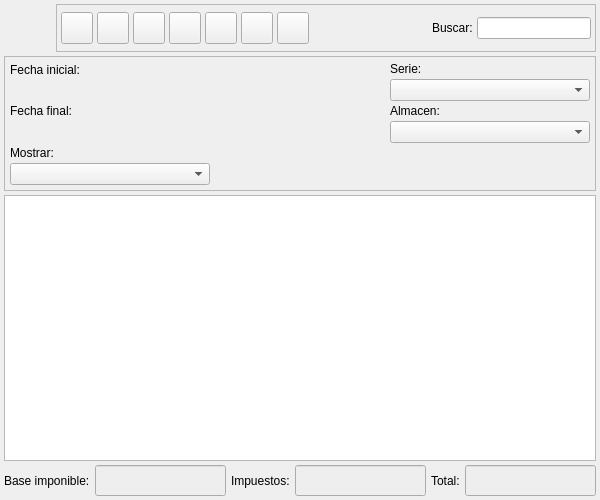
<?xml version="1.0" encoding="UTF-8"?>
<ui version="4.0">
 <author>Tomeu Borras Riera</author>
 <class>FacturasListBase</class>
 <widget class="QWidget" name="FacturasListBase">
  <property name="enabled">
   <bool>true</bool>
  </property>
  <property name="geometry">
   <rect>
    <x>0</x>
    <y>0</y>
    <width>600</width>
    <height>500</height>
   </rect>
  </property>
  <property name="minimumSize">
   <size>
    <width>600</width>
    <height>500</height>
   </size>
  </property>
  <property name="windowTitle">
   <string>Facturas a clientes</string>
  </property>
  <property name="windowIcon">
   <iconset resource="../../../bulmages.qrc">
    <normaloff>:/Images/client-invoice-list.png</normaloff>:/Images/client-invoice-list.png</iconset>
  </property>
  <layout class="QGridLayout" name="_3">
   <property name="leftMargin">
    <number>4</number>
   </property>
   <property name="topMargin">
    <number>4</number>
   </property>
   <property name="rightMargin">
    <number>4</number>
   </property>
   <property name="bottomMargin">
    <number>4</number>
   </property>
   <property name="spacing">
    <number>4</number>
   </property>
   <item row="3" column="0">
    <widget class="FacturasListSubform" name="mui_list">
     <property name="sizePolicy">
      <sizepolicy hsizetype="Ignored" vsizetype="Expanding">
       <horstretch>0</horstretch>
       <verstretch>0</verstretch>
      </sizepolicy>
     </property>
    </widget>
   </item>
   <item row="4" column="0">
    <layout class="QHBoxLayout">
     <property name="spacing">
      <number>5</number>
     </property>
     <property name="leftMargin">
      <number>0</number>
     </property>
     <property name="topMargin">
      <number>0</number>
     </property>
     <property name="rightMargin">
      <number>0</number>
     </property>
     <property name="bottomMargin">
      <number>0</number>
     </property>
     <item>
      <spacer>
       <property name="orientation">
        <enum>Qt::Horizontal</enum>
       </property>
       <property name="sizeType">
        <enum>QSizePolicy::Expanding</enum>
       </property>
       <property name="sizeHint" stdset="0">
        <size>
         <width>16</width>
         <height>28</height>
        </size>
       </property>
      </spacer>
     </item>
     <item>
      <widget class="QLabel" name="textLabel1_6">
       <property name="text">
        <string>Base imponible:</string>
       </property>
      </widget>
     </item>
     <item>
      <widget class="QLineEdit" name="mui_totalbimponible">
       <property name="enabled">
        <bool>true</bool>
       </property>
       <property name="sizePolicy">
        <sizepolicy hsizetype="Preferred" vsizetype="Fixed">
         <horstretch>0</horstretch>
         <verstretch>0</verstretch>
        </sizepolicy>
       </property>
       <property name="minimumSize">
        <size>
         <width>100</width>
         <height>0</height>
        </size>
       </property>
       <property name="palette">
        <palette>
         <active>
          <colorrole role="Base">
           <brush brushstyle="SolidPattern">
            <color alpha="255">
             <red>238</red>
             <green>238</green>
             <blue>238</blue>
            </color>
           </brush>
          </colorrole>
         </active>
         <inactive>
          <colorrole role="Base">
           <brush brushstyle="SolidPattern">
            <color alpha="255">
             <red>238</red>
             <green>238</green>
             <blue>238</blue>
            </color>
           </brush>
          </colorrole>
         </inactive>
         <disabled>
          <colorrole role="Base">
           <brush brushstyle="SolidPattern">
            <color alpha="255">
             <red>255</red>
             <green>255</green>
             <blue>255</blue>
            </color>
           </brush>
          </colorrole>
         </disabled>
        </palette>
       </property>
       <property name="font">
        <font>
         <family>Sans Serif</family>
         <pointsize>12</pointsize>
         <weight>75</weight>
         <italic>false</italic>
         <bold>true</bold>
         <underline>false</underline>
         <strikeout>false</strikeout>
        </font>
       </property>
       <property name="alignment">
        <set>Qt::AlignRight</set>
       </property>
       <property name="readOnly">
        <bool>true</bool>
       </property>
      </widget>
     </item>
     <item>
      <widget class="QLabel" name="textLabel1_5">
       <property name="text">
        <string>Impuestos:</string>
       </property>
      </widget>
     </item>
     <item>
      <widget class="QLineEdit" name="mui_totalimpuestos">
       <property name="enabled">
        <bool>true</bool>
       </property>
       <property name="sizePolicy">
        <sizepolicy hsizetype="Preferred" vsizetype="Fixed">
         <horstretch>0</horstretch>
         <verstretch>0</verstretch>
        </sizepolicy>
       </property>
       <property name="minimumSize">
        <size>
         <width>100</width>
         <height>0</height>
        </size>
       </property>
       <property name="palette">
        <palette>
         <active>
          <colorrole role="Base">
           <brush brushstyle="SolidPattern">
            <color alpha="255">
             <red>238</red>
             <green>238</green>
             <blue>238</blue>
            </color>
           </brush>
          </colorrole>
         </active>
         <inactive>
          <colorrole role="Base">
           <brush brushstyle="SolidPattern">
            <color alpha="255">
             <red>238</red>
             <green>238</green>
             <blue>238</blue>
            </color>
           </brush>
          </colorrole>
         </inactive>
         <disabled>
          <colorrole role="Base">
           <brush brushstyle="SolidPattern">
            <color alpha="255">
             <red>255</red>
             <green>255</green>
             <blue>255</blue>
            </color>
           </brush>
          </colorrole>
         </disabled>
        </palette>
       </property>
       <property name="font">
        <font>
         <family>Sans Serif</family>
         <pointsize>12</pointsize>
         <weight>75</weight>
         <italic>false</italic>
         <bold>true</bold>
         <underline>false</underline>
         <strikeout>false</strikeout>
        </font>
       </property>
       <property name="alignment">
        <set>Qt::AlignRight</set>
       </property>
       <property name="readOnly">
        <bool>true</bool>
       </property>
      </widget>
     </item>
     <item>
      <widget class="QLabel" name="textLabel1_3">
       <property name="text">
        <string>Total:</string>
       </property>
      </widget>
     </item>
     <item>
      <widget class="QLineEdit" name="mui_totalfacturas">
       <property name="enabled">
        <bool>true</bool>
       </property>
       <property name="sizePolicy">
        <sizepolicy hsizetype="Preferred" vsizetype="Fixed">
         <horstretch>0</horstretch>
         <verstretch>0</verstretch>
        </sizepolicy>
       </property>
       <property name="minimumSize">
        <size>
         <width>100</width>
         <height>0</height>
        </size>
       </property>
       <property name="palette">
        <palette>
         <active>
          <colorrole role="Base">
           <brush brushstyle="SolidPattern">
            <color alpha="255">
             <red>238</red>
             <green>238</green>
             <blue>238</blue>
            </color>
           </brush>
          </colorrole>
         </active>
         <inactive>
          <colorrole role="Base">
           <brush brushstyle="SolidPattern">
            <color alpha="255">
             <red>238</red>
             <green>238</green>
             <blue>238</blue>
            </color>
           </brush>
          </colorrole>
         </inactive>
         <disabled>
          <colorrole role="Base">
           <brush brushstyle="SolidPattern">
            <color alpha="255">
             <red>255</red>
             <green>255</green>
             <blue>255</blue>
            </color>
           </brush>
          </colorrole>
         </disabled>
        </palette>
       </property>
       <property name="font">
        <font>
         <family>Sans Serif</family>
         <pointsize>12</pointsize>
         <weight>75</weight>
         <italic>false</italic>
         <bold>true</bold>
         <underline>false</underline>
         <strikeout>false</strikeout>
        </font>
       </property>
       <property name="alignment">
        <set>Qt::AlignRight</set>
       </property>
       <property name="readOnly">
        <bool>true</bool>
       </property>
      </widget>
     </item>
    </layout>
   </item>
   <item row="0" column="0">
    <layout class="QHBoxLayout">
     <property name="spacing">
      <number>4</number>
     </property>
     <property name="leftMargin">
      <number>0</number>
     </property>
     <property name="topMargin">
      <number>0</number>
     </property>
     <property name="rightMargin">
      <number>0</number>
     </property>
     <property name="bottomMargin">
      <number>0</number>
     </property>
     <item>
      <widget class="QLabel" name="label">
       <property name="minimumSize">
        <size>
         <width>48</width>
         <height>48</height>
        </size>
       </property>
       <property name="maximumSize">
        <size>
         <width>48</width>
         <height>48</height>
        </size>
       </property>
       <property name="text">
        <string/>
       </property>
       <property name="pixmap">
        <pixmap resource="../../../bulmages.qrc">:/Images/client-invoice-list.png</pixmap>
       </property>
       <property name="scaledContents">
        <bool>true</bool>
       </property>
      </widget>
     </item>
     <item>
      <widget class="QFrame" name="m_botonera">
       <property name="frameShape">
        <enum>QFrame::StyledPanel</enum>
       </property>
       <property name="frameShadow">
        <enum>QFrame::Raised</enum>
       </property>
       <layout class="QHBoxLayout">
        <property name="spacing">
         <number>4</number>
        </property>
        <property name="leftMargin">
         <number>4</number>
        </property>
        <property name="topMargin">
         <number>4</number>
        </property>
        <property name="rightMargin">
         <number>4</number>
        </property>
        <property name="bottomMargin">
         <number>4</number>
        </property>
        <item>
         <widget class="QToolButton" name="mui_crear">
          <property name="minimumSize">
           <size>
            <width>32</width>
            <height>32</height>
           </size>
          </property>
          <property name="maximumSize">
           <size>
            <width>32</width>
            <height>32</height>
           </size>
          </property>
          <property name="toolTip">
           <string>Nueva factura</string>
          </property>
          <property name="whatsThis">
           <string>Nueva factura</string>
          </property>
          <property name="text">
           <string/>
          </property>
          <property name="icon">
           <iconset resource="../../../bulmages.qrc">
            <normaloff>:/Images/document-new.png</normaloff>:/Images/document-new.png</iconset>
          </property>
          <property name="iconSize">
           <size>
            <width>22</width>
            <height>22</height>
           </size>
          </property>
          <property name="shortcut">
           <string>Ctrl+N</string>
          </property>
         </widget>
        </item>
        <item>
         <widget class="QToolButton" name="mui_editar">
          <property name="minimumSize">
           <size>
            <width>32</width>
            <height>32</height>
           </size>
          </property>
          <property name="maximumSize">
           <size>
            <width>32</width>
            <height>32</height>
           </size>
          </property>
          <property name="toolTip">
           <string>Editar factura</string>
          </property>
          <property name="whatsThis">
           <string>Editar factura</string>
          </property>
          <property name="text">
           <string/>
          </property>
          <property name="icon">
           <iconset resource="../../../bulmages.qrc">
            <normaloff>:/Images/document-open.png</normaloff>:/Images/document-open.png</iconset>
          </property>
          <property name="iconSize">
           <size>
            <width>22</width>
            <height>22</height>
           </size>
          </property>
          <property name="shortcut">
           <string>Ctrl+E</string>
          </property>
         </widget>
        </item>
        <item>
         <widget class="QToolButton" name="mui_borrar">
          <property name="minimumSize">
           <size>
            <width>32</width>
            <height>32</height>
           </size>
          </property>
          <property name="maximumSize">
           <size>
            <width>32</width>
            <height>32</height>
           </size>
          </property>
          <property name="toolTip">
           <string>Borrar factura</string>
          </property>
          <property name="whatsThis">
           <string>Borrar factura</string>
          </property>
          <property name="text">
           <string/>
          </property>
          <property name="icon">
           <iconset resource="../../../bulmages.qrc">
            <normaloff>:/Images/edit-delete.png</normaloff>:/Images/edit-delete.png</iconset>
          </property>
          <property name="iconSize">
           <size>
            <width>22</width>
            <height>22</height>
           </size>
          </property>
          <property name="shortcut">
           <string>Ctrl+D</string>
          </property>
         </widget>
        </item>
        <item>
         <widget class="QToolButton" name="mui_imprimir">
          <property name="minimumSize">
           <size>
            <width>32</width>
            <height>32</height>
           </size>
          </property>
          <property name="maximumSize">
           <size>
            <width>32</width>
            <height>32</height>
           </size>
          </property>
          <property name="toolTip">
           <string>Imprimir listado</string>
          </property>
          <property name="whatsThis">
           <string>Imprimir listado</string>
          </property>
          <property name="text">
           <string/>
          </property>
          <property name="icon">
           <iconset resource="../../../bulmages.qrc">
            <normaloff>:/Images/document-print.png</normaloff>:/Images/document-print.png</iconset>
          </property>
          <property name="iconSize">
           <size>
            <width>22</width>
            <height>22</height>
           </size>
          </property>
          <property name="shortcut">
           <string>Ctrl+P</string>
          </property>
         </widget>
        </item>
        <item>
         <widget class="QToolButton" name="mui_filtrar">
          <property name="minimumSize">
           <size>
            <width>32</width>
            <height>32</height>
           </size>
          </property>
          <property name="maximumSize">
           <size>
            <width>32</width>
            <height>32</height>
           </size>
          </property>
          <property name="toolTip">
           <string>Filtrar facturas</string>
          </property>
          <property name="whatsThis">
           <string>Filtrar facturas</string>
          </property>
          <property name="text">
           <string/>
          </property>
          <property name="icon">
           <iconset resource="../../../bulmages.qrc">
            <normaloff>:/Images/edit-find.png</normaloff>:/Images/edit-find.png</iconset>
          </property>
          <property name="iconSize">
           <size>
            <width>22</width>
            <height>22</height>
           </size>
          </property>
          <property name="shortcut">
           <string>Ctrl+F</string>
          </property>
          <property name="checkable">
           <bool>true</bool>
          </property>
         </widget>
        </item>
        <item>
         <widget class="QToolButton" name="mui_configurar">
          <property name="minimumSize">
           <size>
            <width>32</width>
            <height>32</height>
           </size>
          </property>
          <property name="maximumSize">
           <size>
            <width>32</width>
            <height>32</height>
           </size>
          </property>
          <property name="toolTip">
           <string>Configurar listado</string>
          </property>
          <property name="whatsThis">
           <string>Configurar listado</string>
          </property>
          <property name="text">
           <string/>
          </property>
          <property name="icon">
           <iconset resource="../../../bulmages.qrc">
            <normaloff>:/Images/document-properties.png</normaloff>:/Images/document-properties.png</iconset>
          </property>
          <property name="iconSize">
           <size>
            <width>22</width>
            <height>22</height>
           </size>
          </property>
          <property name="shortcut">
           <string>Ctrl+B</string>
          </property>
          <property name="checkable">
           <bool>true</bool>
          </property>
         </widget>
        </item>
        <item>
         <widget class="QToolButton" name="mui_actualizar">
          <property name="minimumSize">
           <size>
            <width>32</width>
            <height>32</height>
           </size>
          </property>
          <property name="maximumSize">
           <size>
            <width>32</width>
            <height>32</height>
           </size>
          </property>
          <property name="toolTip">
           <string>Actualizar listado</string>
          </property>
          <property name="whatsThis">
           <string>Actualizar listado</string>
          </property>
          <property name="text">
           <string/>
          </property>
          <property name="icon">
           <iconset resource="../../../bulmages.qrc">
            <normaloff>:/Images/view-refresh.png</normaloff>:/Images/view-refresh.png</iconset>
          </property>
          <property name="iconSize">
           <size>
            <width>22</width>
            <height>22</height>
           </size>
          </property>
          <property name="shortcut">
           <string>F5</string>
          </property>
         </widget>
        </item>
        <item>
         <widget class="QFrame" name="mui_plugbotones">
          <property name="sizePolicy">
           <sizepolicy hsizetype="Minimum" vsizetype="Preferred">
            <horstretch>0</horstretch>
            <verstretch>0</verstretch>
           </sizepolicy>
          </property>
          <property name="frameShape">
           <enum>QFrame::NoFrame</enum>
          </property>
          <property name="frameShadow">
           <enum>QFrame::Plain</enum>
          </property>
          <property name="lineWidth">
           <number>0</number>
          </property>
         </widget>
        </item>
        <item>
         <spacer>
          <property name="orientation">
           <enum>Qt::Horizontal</enum>
          </property>
          <property name="sizeType">
           <enum>QSizePolicy::Expanding</enum>
          </property>
          <property name="sizeHint" stdset="0">
           <size>
            <width>111</width>
            <height>34</height>
           </size>
          </property>
         </spacer>
        </item>
        <item>
         <widget class="QLabel" name="textLabel1">
          <property name="text">
           <string>Buscar:</string>
          </property>
         </widget>
        </item>
        <item>
         <widget class="QLineEdit" name="m_filtro">
          <property name="minimumSize">
           <size>
            <width>100</width>
            <height>0</height>
           </size>
          </property>
         </widget>
        </item>
       </layout>
      </widget>
     </item>
    </layout>
   </item>
   <item row="2" column="0">
    <widget class="QFrame" name="m_busqueda">
     <property name="sizePolicy">
      <sizepolicy hsizetype="Preferred" vsizetype="Maximum">
       <horstretch>0</horstretch>
       <verstretch>0</verstretch>
      </sizepolicy>
     </property>
     <property name="frameShape">
      <enum>QFrame::StyledPanel</enum>
     </property>
     <property name="frameShadow">
      <enum>QFrame::Raised</enum>
     </property>
     <layout class="QGridLayout" name="_2">
      <item row="0" column="0" colspan="2">
       <layout class="QHBoxLayout" name="horizontalLayout">
        <item>
         <layout class="QVBoxLayout" name="verticalLayout">
          <item>
           <widget class="QLabel" name="textLabel1_4">
            <property name="text">
             <string>Fecha inicial:</string>
            </property>
            <property name="alignment">
             <set>Qt::AlignLeading|Qt::AlignLeft|Qt::AlignVCenter</set>
            </property>
           </widget>
          </item>
          <item>
           <widget class="BlDateSearch" name="m_fechain" native="true">
            <property name="sizePolicy">
             <sizepolicy hsizetype="Fixed" vsizetype="Preferred">
              <horstretch>0</horstretch>
              <verstretch>0</verstretch>
             </sizepolicy>
            </property>
            <property name="minimumSize">
             <size>
              <width>200</width>
              <height>21</height>
             </size>
            </property>
           </widget>
          </item>
          <item>
           <widget class="QLabel" name="textLabel1_4_2">
            <property name="text">
             <string>Fecha final:</string>
            </property>
            <property name="alignment">
             <set>Qt::AlignLeading|Qt::AlignLeft|Qt::AlignVCenter</set>
            </property>
           </widget>
          </item>
          <item>
           <widget class="BlDateSearch" name="m_fechafin" native="true">
            <property name="sizePolicy">
             <sizepolicy hsizetype="Fixed" vsizetype="Preferred">
              <horstretch>0</horstretch>
              <verstretch>0</verstretch>
             </sizepolicy>
            </property>
            <property name="minimumSize">
             <size>
              <width>200</width>
              <height>21</height>
             </size>
            </property>
           </widget>
          </item>
          <item>
           <widget class="QLabel" name="label_2">
            <property name="text">
             <string>Mostrar:</string>
            </property>
            <property name="alignment">
             <set>Qt::AlignLeading|Qt::AlignLeft|Qt::AlignVCenter</set>
            </property>
           </widget>
          </item>
          <item>
           <widget class="QComboBox" name="mui_procesada">
            <property name="sizePolicy">
             <sizepolicy hsizetype="Fixed" vsizetype="Preferred">
              <horstretch>0</horstretch>
              <verstretch>0</verstretch>
             </sizepolicy>
            </property>
            <property name="minimumSize">
             <size>
              <width>200</width>
              <height>21</height>
             </size>
            </property>
            <property name="focusPolicy">
             <enum>Qt::StrongFocus</enum>
            </property>
            <property name="frame">
             <bool>true</bool>
            </property>
           </widget>
          </item>
         </layout>
        </item>
        <item>
         <layout class="QVBoxLayout" name="verticalLayout_2">
          <item>
           <widget class="BlSearchWidget" name="m_cliente" native="true">
            <property name="sizePolicy">
             <sizepolicy hsizetype="Expanding" vsizetype="Preferred">
              <horstretch>0</horstretch>
              <verstretch>0</verstretch>
             </sizepolicy>
            </property>
            <property name="minimumSize">
             <size>
              <width>0</width>
              <height>60</height>
             </size>
            </property>
           </widget>
          </item>
          <item>
           <widget class="BfBuscarArticulo" name="m_articulo" native="true">
            <property name="sizePolicy">
             <sizepolicy hsizetype="Expanding" vsizetype="Preferred">
              <horstretch>0</horstretch>
              <verstretch>0</verstretch>
             </sizepolicy>
            </property>
            <property name="minimumSize">
             <size>
              <width>0</width>
              <height>60</height>
             </size>
            </property>
           </widget>
          </item>
         </layout>
        </item>
        <item>
         <layout class="QVBoxLayout" name="verticalLayout_3">
          <item>
           <widget class="QLabel" name="label_3">
            <property name="text">
             <string>Serie:</string>
            </property>
           </widget>
          </item>
          <item>
           <widget class="BlComboBox" name="mui_seriefactura">
            <property name="sizePolicy">
             <sizepolicy hsizetype="Preferred" vsizetype="Fixed">
              <horstretch>0</horstretch>
              <verstretch>0</verstretch>
             </sizepolicy>
            </property>
            <property name="minimumSize">
             <size>
              <width>200</width>
              <height>21</height>
             </size>
            </property>
           </widget>
          </item>
          <item>
           <widget class="QLabel" name="label_4">
            <property name="text">
             <string>Almacen:</string>
            </property>
           </widget>
          </item>
          <item>
           <widget class="BlComboBox" name="mui_almacen"/>
          </item>
          <item>
           <spacer name="verticalSpacer">
            <property name="orientation">
             <enum>Qt::Vertical</enum>
            </property>
            <property name="sizeType">
             <enum>QSizePolicy::Expanding</enum>
            </property>
            <property name="sizeHint" stdset="0">
             <size>
              <width>0</width>
              <height>0</height>
             </size>
            </property>
           </spacer>
          </item>
         </layout>
        </item>
       </layout>
      </item>
     </layout>
    </widget>
   </item>
  </layout>
 </widget>
 <layoutdefault spacing="3" margin="5"/>
 <customwidgets>
  <customwidget>
   <class>BlDateSearch</class>
   <extends>QWidget</extends>
   <header>bldatesearch.h</header>
  </customwidget>
  <customwidget>
   <class>BlSearchWidget</class>
   <extends>QWidget</extends>
   <header>blsearchwidget.h</header>
  </customwidget>
  <customwidget>
   <class>FacturasListSubform</class>
   <extends>QTableWidget</extends>
   <header>facturaslist.h</header>
  </customwidget>
  <customwidget>
   <class>BfBuscarArticulo</class>
   <extends>QWidget</extends>
   <header>bfbuscararticulo.h</header>
  </customwidget>
  <customwidget>
   <class>BlComboBox</class>
   <extends>QComboBox</extends>
   <header>blcombobox.h</header>
  </customwidget>
 </customwidgets>
 <resources>
  <include location="../../../bulmages.qrc"/>
 </resources>
 <connections>
  <connection>
   <sender>mui_filtrar</sender>
   <signal>toggled(bool)</signal>
   <receiver>m_busqueda</receiver>
   <slot>setVisible(bool)</slot>
   <hints>
    <hint type="sourcelabel">
     <x>238</x>
     <y>43</y>
    </hint>
    <hint type="destinationlabel">
     <x>234</x>
     <y>72</y>
    </hint>
   </hints>
  </connection>
 </connections>
</ui>
